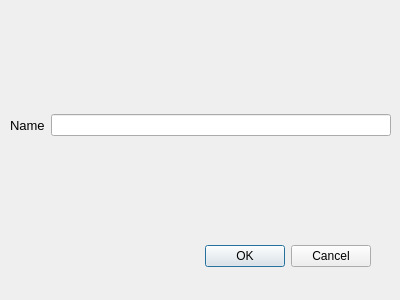
<?xml version="1.0" encoding="UTF-8"?>
<ui version="4.0">
 <class>new_column</class>
 <widget class="QDialog" name="new_column">
  <property name="geometry">
   <rect>
    <x>0</x>
    <y>0</y>
    <width>400</width>
    <height>300</height>
   </rect>
  </property>
  <property name="windowTitle">
   <string>New Column</string>
  </property>
  <widget class="QDialogButtonBox" name="buttonBox">
   <property name="geometry">
    <rect>
     <x>30</x>
     <y>240</y>
     <width>341</width>
     <height>32</height>
    </rect>
   </property>
   <property name="orientation">
    <enum>Qt::Horizontal</enum>
   </property>
   <property name="standardButtons">
    <set>QDialogButtonBox::Cancel|QDialogButtonBox::Ok</set>
   </property>
  </widget>
  <widget class="QWidget" name="gridLayoutWidget">
   <property name="geometry">
    <rect>
     <x>10</x>
     <y>10</y>
     <width>381</width>
     <height>231</height>
    </rect>
   </property>
   <layout class="QGridLayout" name="gridLayout">
    <item row="0" column="0">
     <widget class="QLabel" name="label">
      <property name="font">
       <font>
        <pointsize>10</pointsize>
       </font>
      </property>
      <property name="text">
       <string>Name</string>
      </property>
     </widget>
    </item>
    <item row="0" column="1">
     <widget class="QLineEdit" name="table_name"/>
    </item>
   </layout>
  </widget>
 </widget>
 <resources/>
 <connections>
  <connection>
   <sender>buttonBox</sender>
   <signal>accepted()</signal>
   <receiver>new_column</receiver>
   <slot>accept()</slot>
   <hints>
    <hint type="sourcelabel">
     <x>248</x>
     <y>254</y>
    </hint>
    <hint type="destinationlabel">
     <x>157</x>
     <y>274</y>
    </hint>
   </hints>
  </connection>
  <connection>
   <sender>buttonBox</sender>
   <signal>rejected()</signal>
   <receiver>new_column</receiver>
   <slot>reject()</slot>
   <hints>
    <hint type="sourcelabel">
     <x>316</x>
     <y>260</y>
    </hint>
    <hint type="destinationlabel">
     <x>286</x>
     <y>274</y>
    </hint>
   </hints>
  </connection>
 </connections>
</ui>
